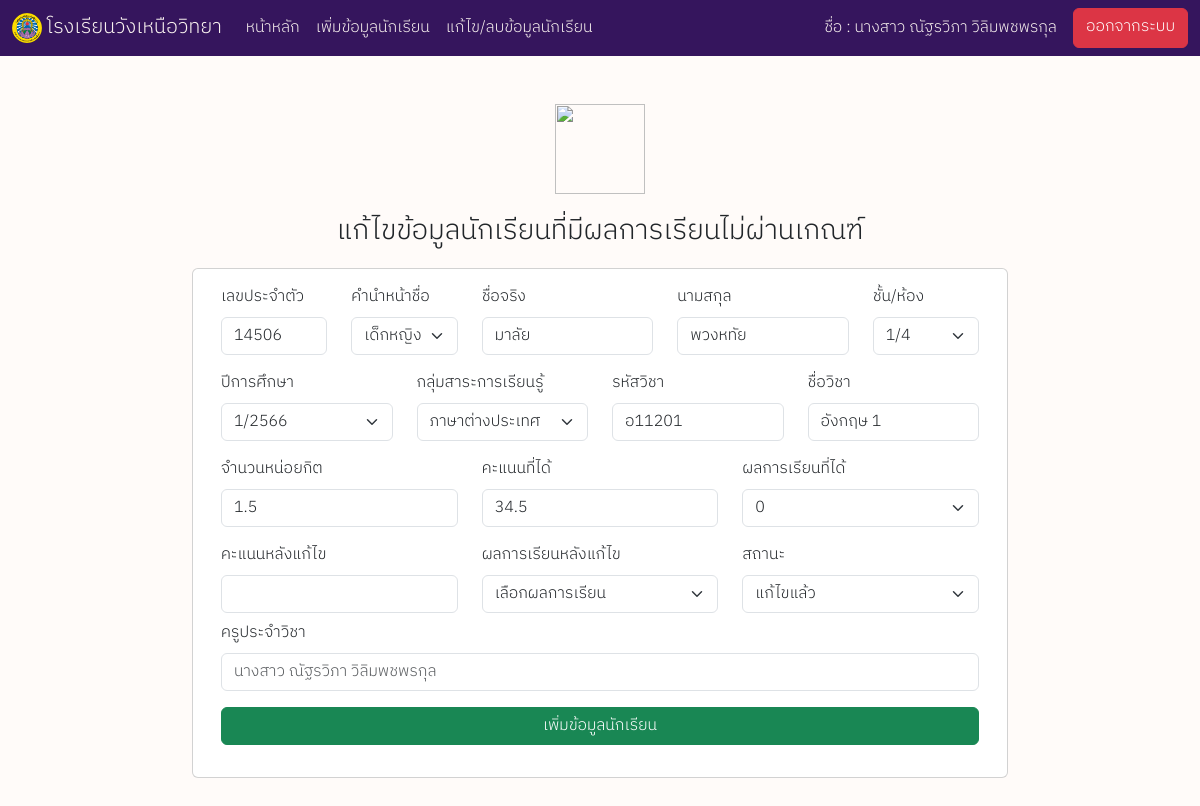
The page /student_edit.php?id=2 (signed in) on the database its author committed.
### tables this page shows
CREATE TABLE `log_student` (
  `id` int(11) NOT NULL,
  `id_student` varchar(5) NOT NULL,
  `title_name` varchar(10) NOT NULL,
  `first_name` varchar(100) NOT NULL,
  `last_name` varchar(100) NOT NULL,
  `class` varchar(10) NOT NULL,
  `year` varchar(10) NOT NULL,
  `sara` varchar(50) NOT NULL,
  `id_subject` varchar(10) NOT NULL,
  `name_subject` varchar(50) NOT NULL,
  `credit` float NOT NULL,
  `score_before` float NOT NULL,
  `score_after` float NOT NULL,
  `grade_before` varchar(10) NOT NULL,
  `grade_after` varchar(10) NOT NULL,
  `id_teacher` int(11) NOT NULL,
  `status` varchar(20) NOT NULL,
  `time` timestamp NOT NULL DEFAULT CURRENT_TIMESTAMP ON UPDATE CURRENT_TIMESTAMP
);

### student_edit.php (the view, shortened to what this page needs)
<?php
    include 'php/server.php';
    if (isset($_GET['id'])) {
        $id = $_GET['id'];
        $student = "SELECT * FROM `log_student` WHERE id = '$id'";
        $student_result = mysqli_query($connect, $student);
    } else {
        header('location: student.php');
    }
?>
<!DOCTYPE html>
<html lang="en">
<head>
    <link rel="stylesheet" href="css/bootstrap.min.css">
    <link rel="stylesheet" href="style.css">
</head>
<body>
    <?php include 'php/navbar.php'; ?>
    <div class="row my-5">
        <div class="col-1 col-sm-1 col-md-2">
        </div>
        <div class="col-10 col-sm-10 col-md-8">
            <div class="row mb-3">
                <center>
                    <img src="img/add-1.png" width="90px" height="90px" class="mb-3">
                </center>
                <div class="fs-3 text-center">
                    แก้ไขข้อมูลนักเรียนที่มีผลการเรียนไม่ผ่านเกณฑ์
                </div>
            </div>
            <div class="row">
                <div class="card">
                    <div class="card-body">
                        <form action="php/edit_student_db.php" method="post">
                        <?php while($log_student = mysqli_fetch_assoc($student_result)) { ?>
                            <div class="row mb-2">
                                <div class="col-12 col-sm-12 mb-2 col-md-2">
                                    <label class="form-label">เลขประจำตัว</label>
                                    <input type="number" name="id_student" class="form-control" required placeholder="เช่น 12344" value="<?php echo $log_student['id_student']; ?>">
                                </div>
                                <div class="col-12 col-sm-12 mb-2 col-md-2">
                                    <label class="form-label">คำนำหน้าชื่อ</label>
                                    <select name="title_student" required class="form-select">
                                        <option value="<?php echo $log_student['title_name'] ?>"><?php echo $log_student['title_name']; ?></option>
                                    </select>
                                </div>
                                <div class="col-12 col-sm-12 mb-2 col-md-3">
                                    <label class="form-label">ชื่อจริง</label>
                                    <input type="text" name="first_name_student" class="form-control" required placeholder="กรอกชื่อจริงนักเรียน" value="<?php echo $log_student['first_name']; ?>">
                                </div>
                                <div class="col-12 col-sm-12 mb-2 col-md-3">
                                    <label class="form-label">นามสกุล</label>
                                    <input type="text" name="last_name_student" class="form-control" required placeholder="กรอกนามสกุลของนักเรียน" value="<?php echo $log_student['last_name']; ?>">
                                </div>
                                <div class="col-12 col-sm-12 mb-2 col-md-2">
                                    <label class="form-label">ชั้น/ห้อง</label>
                                    <select name="class" class="form-select" required>
                                        <option value="<?php echo $log_student['class']; ?>"><?php echo $log_student['class']; ?></option>
                                    </select>
                                </div>
                            </div>
                            <div class="row mb-2">
                                <div class="col-12 col-sm-12 col-md-3">
                                    <label class="form-label">ปีการศึกษา</label>
                                    <select name="year" required class="form-select">
                                        <option value="<?php echo $log_student['year'] ?>"><?php echo $log_student['year']; ?></option>
                                    </select>
                                </div>
                                <div class="col-12 col-sm-12 mb-2 col-md-3">
                                    <label class="form-label">กลุ่มสาระการเรียนรู้</label>
                                    <select name="sara" required class="form-select">
                                        <option value="<?php echo $log_student['sara']; ?>" ><?php echo $log_student['sara']; ?></option>
                                    </select>
                                </div>
                                <div class="col-12 col-sm-12 mb-2 col-md-3">
                                    <label class="form-label">รหัสวิชา</label>
                                    <input type="text" name="id_subject" class="form-control" required placeholder="เช่น ก20827" value="<?php echo $log_student['id_subject']; ?>">
                                </div>
                                <div class="col-12 col-sm-12 mb-2 col-md-3">
                                    <label class="form-label">ชื่อวิชา</label>
                                    <input type="text" name="name_subject" class="form-control" required placeholder="กรอกชื่อวิชา" value="<?php echo $log_student['name_subject']; ?>">
                                </div>
                            </div>
                            <div class="row mb-2">
                                <div class="col-12 col-sm-12 mb-2 col-md-4">
                                    <label class="form-label">จำนวนหน่อยกิต</label>
                                    <input type="number" name="credit" class="form-control" step="0.5" required value="<?php echo $log_student['credit']; ?>">
                                </div>
                                <div class="col-12 col-sm-12 mb-2 col-md-4">
                                    <label class="form-label">คะแนนที่ได้</label>
                                    <input type="number" name="score_before" class="form-control" step="0.5" required value="<?php echo $log_student['score_before']; ?>">
                                </div>
                                <div class="col-12 col-sm-12 mb-2 col-md-4">
                                    <label class="form-label">ผลการเรียนที่ได้</label>
                                    <select name="grade_before" class="form-select" required>
                                        <option value="<?php echo $log_student['grade_before']; ?>"><?php echo $log_student['grade_before']; ?></option>
                                    </select>
                                </div>
                            </div>
                            <div class="row mb-2">
                                <div class="col-12 col-sm-12 col-md-4">
                                    <label class="form-label">คะแนนหลังแก้ไข</label>
                                    <input type="number" name="score_after" step="0.25" required class="form-control">
                                </div>
                                <div class="col-12 col-sm-12 col-md-4">
                                    <label class="form-label">ผลการเรียนหลังแก้ไข</label>
                                    <select name="grade_after" required class="form-select">
                                        <option>เลือกผลการเรียน</option>
                                    </select>
                                </div>
                                <div class="col-12 col-sm-12 col-md-4">
                                    <label class="form-label">สถานะ</label>
                                    <select name="status" class="form-select" required>
                                        <option value="แก้ไขแล้ว" selected>แก้ไขแล้ว</option>
                                    </select>
                                </div>
                            </div>
                            <div class="row mb-2">
                                <div class="col-12 col-sm-12 mb-2 col-md-12">
                                    <label class="form-label">ครูประจำวิชา</label>
                                    <input type="text" readonly placeholder="<?php echo $_SESSION['title'] . ' ' .  $_SESSION['first_name'] . ' ' . $_SESSION['last_name'] ?>" class="form-control">
                                </div>
                            </div>
                            <div class="row mb-2">
                                <div class="col-12 col-sm-12 mb-2 col-md-12">
                                    <button type="submit" class="btn btn-success w-100">เพิ่มข้อมูลนักเรียน</button>
                                </div>
                            </div>
                            <?php } ?>
                        </form>
                    </div>
                </div>
            </div>
        </div>
        <div class="col-1 col-sm-1 col-md-2">
        </div>
    </div>
</body>
</html>

### style.css (style rules this page uses)
body { background-color: #fffbf9; font-family: 'IBM Plex Sans Thai', sans-serif; }

### rows shown on the page
log_student: id_student "14506", title_student "เด็กหญิง", first_name_student "มาลัย", last_name_student "พวงหทัย", class "1/4", year "1/2566", sara "ภาษาต่างประเทศ", id_subject "อ11201", name_subject "อังกฤษ 1", credit "1.5", score_before "34.5", grade_before "0"

### other values the page prints
$_SESSION['title'] "นางสาว"
$_SESSION['first_name'] "ณัฐรวิภา"
$_SESSION['last_name'] "วิลิมพชพรกุล"
